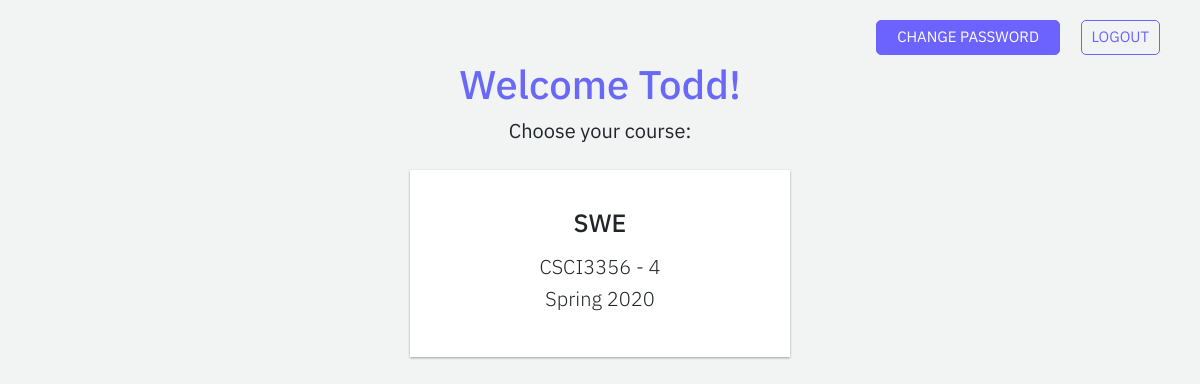
Page /courses (signed in) on the earlier database version.
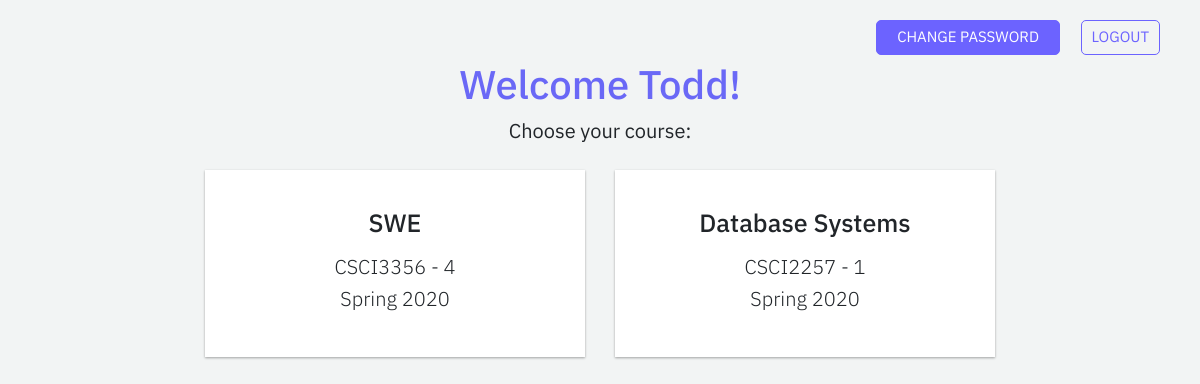
Same page on the later database version.
### accounts/models.py (models this page shows, shortened)
class Course(models.Model):
    name = models.CharField(max_length = 30)
    code = models.CharField(max_length = 30)
    section_number = models.PositiveSmallIntegerField()
    year = models.PositiveIntegerField()
    sem_of_realization = models.CharField(max_length = 30)
    class Meta:
        constraints = [ # makes sure the combination of code, section_number, year, and sem_of_realization are unique
            models.UniqueConstraint(fields=['code','section_number','year','sem_of_realization'],name = 'unique_course'),
        ]

### backend/views.py (the view)
# urls.py: path('courses', views.courses, name='courses'),
def courses(request):
    course_enrollment_objects = get_list_or_404(Course_Enrollment, user=request.user.pk)
    courses = []
    for obj in course_enrollment_objects:
        course = get_object_or_404(Course, id=obj.course_id)
        courses.append(course)
    return render(request, 'backend/courses.html', {'courses': courses})

### backend/templates/backend/courses.html (shortened to what this page needs)
<!DOCTYPE html>
<html lang="en" dir="ltr">
  <head>
    {% load static %}
    <link rel="stylesheet" href="https://stackpath.bootstrapcdn.com/bootstrap/4.4.1/css/bootstrap.min.css">
    <link rel="stylesheet" href="{% static 'backend/globals.css' %}">
    <link rel="stylesheet" href="{% static 'backend/courses.css' %}">
  </head>
  <body>
    <h1>Welcome {{ user.name }}!</h1>
    <p>Choose your course:</p>
    <div class="row justify-content-center">
      {% for course in courses %}
      <div class="col-lg-4 col-md-6">
        <div class="box border-shadow">
          <h2>{{course.name}}</h2>
          <h3>{{course.code}} - {{course.section_number}}</h3>
          <h3>{{course.sem_of_realization}} {{course.year}}</h3>
        </div>
      </div>
      {% endfor %}
    </div>
    <a class="change-password-btn" href="{% url 'change-password' %}">CHANGE PASSWORD</a>
    <a class="logout-btn" href="{% url 'log_out' %}">LOGOUT</a>
  </body>
</html>

Differences in the rows shown:
added Course: name "Database Systems", code "CSCI2257", section_number "1", sem_of_realization "Spring", year "2020"
